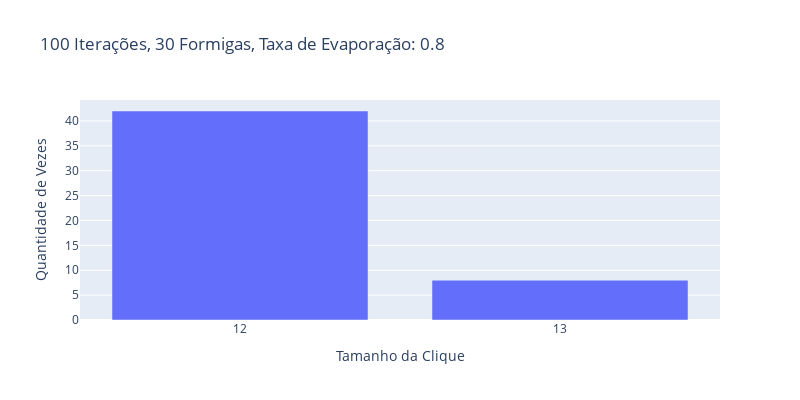

The notebook cell saved with this chart:
### Code cell
from collections import Counter

teste = Counter(results)
print(Counter(results))
sizes = list(teste.keys())
amount = list(teste.values())


fig = px.bar(x=sizes, y=amount, width=800, height=400, title="100 Iterações, 30 Formigas, Taxa de Evaporação: 0.8")
fig.update_xaxes(title_text="Tamanho da Clique", nticks=4)
fig.update_yaxes(title_text="Quantidade de Vezes", nticks = 10)

### Figure 1 — Plotly figure (JSON) as saved in the notebook; plotly's stock layout.template omitted (floating-point values rounded to 4 significant figures)
{"data": [{"alignmentgroup": "True", "hovertemplate": "x=%{x}<br>y=%{y}<extra></extra>", "legendgroup": "", "marker": {"color": "#636efa", "pattern": {"shape": ""}}, "name": "", "offsetgroup": "", "orientation": "v", "showlegend": false, "textposition": "auto", "type": "bar", "x": [12, 13], "xaxis": "x", "y": [42, 8], "yaxis": "y"}], "layout": {"barmode": "relative", "height": 400, "legend": {"tracegroupgap": 0}, "title": {"text": "100 Iterações, 30 Formigas, Taxa de Evaporação: 0.8"}, "width": 800, "xaxis": {"anchor": "y", "domain": [0, 1], "nticks": 4, "title": {"text": "Tamanho da Clique"}}, "yaxis": {"anchor": "x", "domain": [0, 1], "nticks": 10, "title": {"text": "Quantidade de Vezes"}}}}
